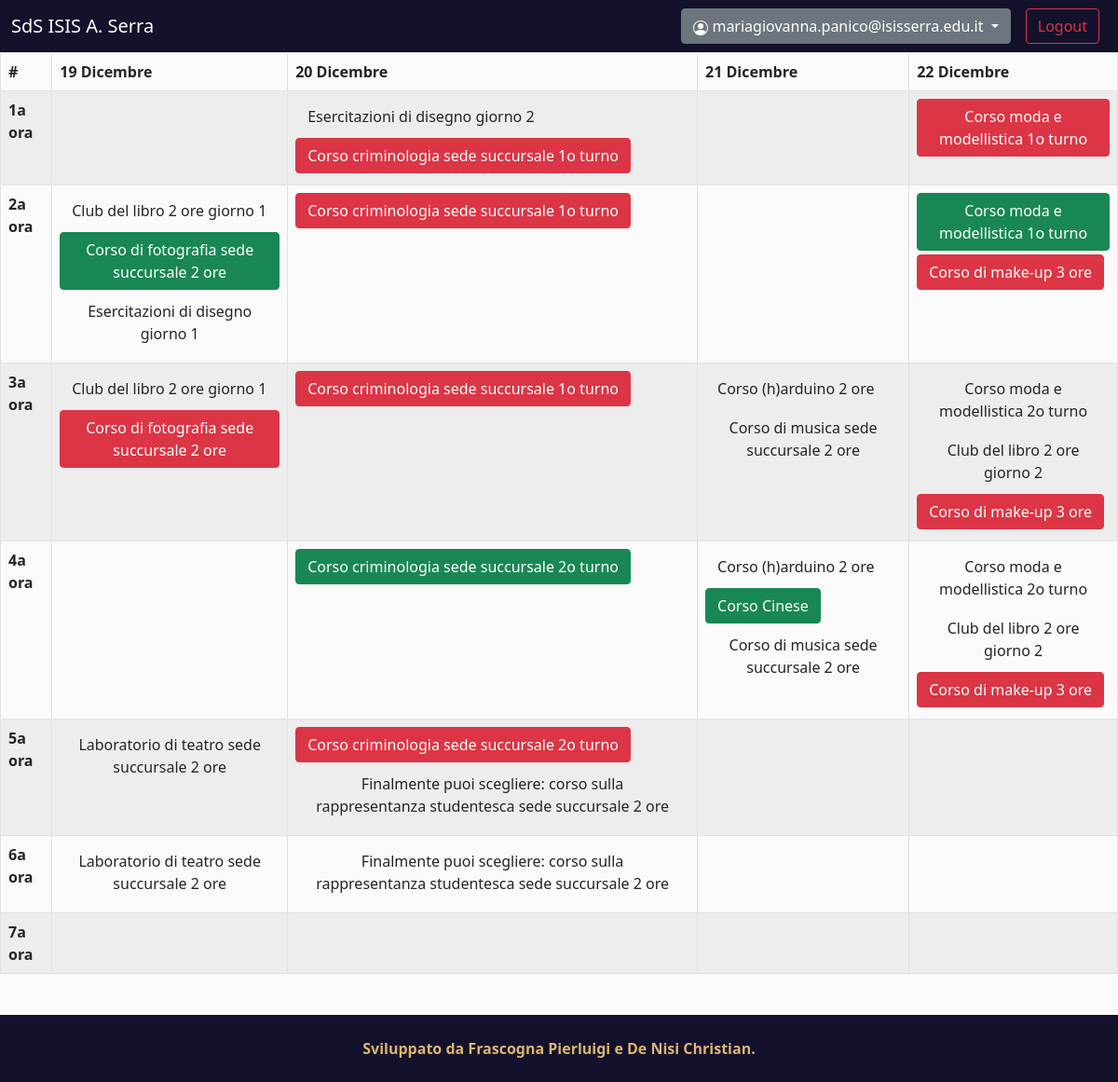
Screenshot of /attivita (signed in) with the database file from the repository.
### models.py (models this page shows, shortened)
class User(UserMixin, db.Model, Base):
    __tablename__ = "utenti"
    id = db.Column(db.Integer, primary_key=True)
    email = db.Column(db.String(80), nullable=False, unique=True)
    password = db.Column(db.String(80), nullable=False) # Password sha256(64)
    id_classe = db.Column(db.Integer, db.ForeignKey('classi.id'), nullable=False)
    classe = relationship("Classe", back_populates="utenti")
    utenti_attivita = relationship("ConjUA", back_populates="utente")

class ConjAO(db.Model, Base):
    __tablename__ = "attivita_orari"
    id = db.Column(db.Integer, primary_key=True)
    id_attivita = db.Column(db.Integer, db.ForeignKey('attivita.id'), nullable=False)
    id_orario = db.Column(db.Integer, db.ForeignKey('orari.id'), nullable=False)
    attivita = relationship("Attivita", back_populates="attivita_orari")
    orario = relationship("Orario", back_populates="attivita_orari")
    utenti_attivita = relationship("ConjUA", back_populates="attivita_orario")

class Attivita(db.Model, Base):
    __tablename__ = "attivita"
    id = db.Column(db.Integer, primary_key=True)
    id_aula = db.Column(db.Integer, db.ForeignKey('aule.id'), nullable=False)
    nome = db.Column(db.String(80), nullable=False, unique=True)
    descrizione = db.Column(db.String(100), nullable=False)
    responsabile = db.Column(db.String(50), nullable=False)
    num_iscritti = db.Column(db.Integer, nullable=False, default=0)
    aula = relationship("Aula", back_populates="attivita")
    attivita_orari = relationship("ConjAO", back_populates="attivita")

### views/dashboard.py (the view)
@dashboard.route("/attivita", methods=('GET', 'POST'))
@login_required
def activities():
    orario=[[[], [], [], [], [], [], []],
            [[], [], [], [], [], [], []],
            [[], [], [], [], [], [], []],
            [[], [], [], [], [], [], []]] # Chri mi spiace per l'ineleganza ma purtroppo dovevo necessariamente fare questa matrice perché sennò jinja impazziva
    giorni = {19:0, 20:1, 21:2, 22:3} # Dizionario che restituisce l'indice dei giorni della matrice in base al giorno del mese
    attivita_query = """SELECT orari.giorno, orari.ora, attivita_orari.id AS id_attivita, attivita.nome, attivita.descrizione, attivita.responsabile, attivita.num_iscritti, aule.denominazione AS nome_lab, aule.num_posti AS num_posti_aula
        FROM orari, attivita_orari, attivita, aule, classi, utenti
        WHERE orari.id=attivita_orari.id_orario
            AND attivita_orari.id_attivita=attivita.id
            AND attivita.id_aula=aule.id
            AND aule.centrale_succursale=classi.centrale_succursale
            AND classi.id=utenti.id_classe
            AND utenti.id=""" + "'" + str(current_user.id) + "'"
    attivita_result = execute_query(attivita_query).all() # Restituisce una tupla ([0]giornoDelMese,
    attivitaXutenti_query = """SELECT orari.giorno, orari.ora, attivita_orari.id AS id_attivita, attivita.nome, attivita.descrizione, attivita.responsabile, attivita.num_iscritti, aule.denominazione AS nome_lab, aule.num_posti AS num_posti_aula
        FROM orari, attivita, attivita_orari, utenti_attivita, utenti, aule
        WHERE orari.id=attivita_orari.id_orario
            AND aule.id=attivita.id_aula
            AND attivita.id=attivita_orari.id_attivita
            AND attivita_orari.id=utenti_attivita.id_attivita_orario
            AND utenti_attivita.id_utente=utenti.id
            AND utenti.id=""" + "'" + str(current_user.id) + "'"
    attivitaXutenti_result = execute_query(attivitaXutenti_query).all() # Restituisce una tupla ([0]giornoDelMese,
    for attivita in attivita_result:
        giorno = giorni[attivita[0]]
        ora = (attivita[1])-1
        subscribed = 0
        for utenti_attivita in attivitaXutenti_result:
            attId_attivita = (utenti_attivita[2])
            if attId_attivita == attivita[2]:
                subscribed = 1
        orario[giorno][ora].append({
            "id_attivita" : attivita[2],
            "nome_attivita" : attivita[3],
            "descrizione" : attivita[4],
            "responsabile" : attivita[5],
            "num_iscritti" : attivita[6],
            "nome_lab" : attivita[7],
            "num_posti" : attivita[8],
            "iscritto" : subscribed
        }) # Aggiunge l'attività al vettore
    return render_template("attivita.html", user=current_user.email, orario=orario)

### __init__.py (called while the page is built)
def create_app():
    app = Flask(__name__)
    login_manager = LoginManager()
    login_manager.login_view = 'auth.login'
    login_manager.init_app(app)
    app.config.from_object(Production)
    db.init_app(app)
    app.register_blueprint(main)
    app.register_blueprint(auth)
    app.register_blueprint(dashboard)
    @login_manager.user_loader
    def load_user(user_id):
        return User.query.get(int(user_id))
    return app

### models.py (called while the page is built)
def execute_query(sqlraw):
    db_conn = engine.create_engine("sqlite:////home/SettimanadelloStudenteSerra/settimana_dello_studente_serra/db.sqlite3")
    db_conn.connect()
    query_result = db_conn.execute(sqlraw)
    db_conn.connect().close
    return query_result

### templates/attivita.html (shortened to what this page needs)
{% extends 'default.html' %}
{% block content %}
    <link rel="stylesheet" href="/static/CSS/attivita.css">
    <div class="table-responsive">
        <table class="table table-bordered table-striped">
            <thead>
                <tr>
                    <th scope="col">#</th>
                    <th scope="col">19 Dicembre</th>
                    <th scope="col">20 Dicembre</th>
                    <th scope="col">21 Dicembre</th>
                    <th scope="col">22 Dicembre</th>
                </tr>
            </thead>
            <tbody>
                {% for row in range(7) %}
                    <tr>
                        <th scope="row">{{row+1}}a ora</th>
                        {% for col in range(4) %}
                            {% if orario[col][row] != 0 %}
                                <td scope="col">
                                    {% for attivita in orario[col][row] %}
                                        <button type="button" class="btn btn-outline mb-1 {{ 'btn-success' if attivita['iscritto'] else '' }} {{ 'btn-danger' if not attivita['iscritto'] and attivita['num_iscritti']>=attivita['num_posti'] else '' }}" data-bs-toggle="modal" data-bs-target="#activityModal"
                                            data-bs-id="{{ attivita['id_attivita'] }}"
                                            data-bs-nome="{{ attivita['nome_attivita'] }}"
                                            data-bs-descr="{{ attivita['descrizione'] }}"
                                            data-bs-resp="{{ attivita['responsabile'] }}"
                                            data-bs-aula="{{ attivita['nome_lab'] }}"
                                            data-bs-num_posti="{{ attivita['num_posti'] }}"
                                            data-bs-num_iscritti="{{ attivita['num_iscritti'] }}"
                                            data-bs-iscritto="{{ attivita['iscritto'] }}">
                                            {{ attivita["nome_attivita"] }}
                                        </button> <br>
                                    {% endfor %}
                                </td>
                            {% else %}
                                <td scope="col"></td>
                            {% endif %}
                        {% endfor %}
                    </tr>
                {% endfor %}
            </tbody>
        </table>
    </div>
{% endblock %}

### templates/default.html (shortened to what this page needs)
<!DOCTYPE html>
<html lang="it">
<head>
    <link rel="stylesheet" href="/static/CSS/bootstrap.min.css">
    <link rel="stylesheet" href="/static/CSS/default.css">
</head>
<body style="padding-bottom: 100px;">
    <nav class="navbar navbar-expand-lg navbar-dark navbar-custom">
        <div class="container-fluid">
            <a class="navbar-brand" href="{{ url_for('main.index') }}">
                SdS ISIS A. Serra
            </a>
            <div class="collapse navbar-collapse justify-content-end" id="navbarSupportedContent">
                <ul class="navbar-nav">
                    {% if user %}
                        <li class="nav-item">
                            <div class="dropdown mx-2">
                                <a class="btn btn-secondary dropdown-toggle" href="#" role="button" id="dropdownMenuLink" data-bs-toggle="dropdown" aria-expanded="false">
                                    {{ user }}
                                </a>
                            </div>
                        </li>
                        <li class="nav-item mbtn">
                            <div class="mbtn mx-2">
                                <a class="btn btn-outline-danger" href="{{ url_for('auth.logout') }}" role="button">Logout</a>
                            </div>
                        </li>
                    {% endif %}
                </ul>
            </div>
        </div>
    </nav>
    {% block content %}{% endblock %}
    <footer>
        <div class="footer-bottom">
            <p class="footer-bottom-text">
                <strong>Sviluppato da
                <a class="footer-bottom-text text-decoration-none" href="https://www.instagram.com/pierluigifrascogna/">
                    Frascogna Pierluigi
                </a>
                e
                <a class="footer-bottom-text text-decoration-none" href="https://www.instagram.com/_christiandenisi_/">
                    De Nisi Christian.
                </a></strong>
            </p>
        </div>
    </footer>
</body>
</html>

### static/CSS/default.css (style rules this page uses)
body { margin: 0; background-color: rgb(250, 250, 250); }
.navbar-custom { background-color: #13112b; }
footer { position: fixed; bottom: 0; left: 0; width: 100vw; height: 9vh; display: flex; justify-content: center; align-items: center; }
.footer-bottom { height: 100%; width: 100%; background-color: #13112b; display: flex; align-items: center; justify-content: center; padding-left: 10px; padding-right: 10px; }
.footer-bottom-text { padding: 0; margin: 0; color: #ddb575; }

### rows the page displays
User: email "mariagiovanna.panico@isisserra.edu.it"
ConjAO: nome_attivita "Esercitazioni di disegno giorno 2"
ConjAO: nome_attivita "Corso criminologia sede succursale 1o turno"
ConjAO: nome_attivita "Corso moda e modellistica 1o turno"
ConjAO: nome_attivita "Club del libro 2 ore giorno 1"
ConjAO: nome_attivita "Corso di fotografia sede succursale 2 ore"
ConjAO: nome_attivita "Esercitazioni di disegno giorno 1"
ConjAO: nome_attivita "Corso criminologia sede succursale 1o turno"
ConjAO: nome_attivita "Corso moda e modellistica 1o turno"
ConjAO: nome_attivita "Corso di make-up 3 ore"
ConjAO: nome_attivita "Club del libro 2 ore giorno 1"
ConjAO: nome_attivita "Corso di fotografia sede succursale 2 ore"
ConjAO: nome_attivita "Corso criminologia sede succursale 1o turno"
ConjAO: nome_attivita "Corso (h)arduino 2 ore"
ConjAO: nome_attivita "Corso di musica sede succursale 2 ore"
ConjAO: nome_attivita "Corso moda e modellistica 2o turno"
ConjAO: nome_attivita "Club del libro 2 ore giorno 2"
ConjAO: nome_attivita "Corso di make-up 3 ore"
ConjAO: nome_attivita "Corso criminologia sede succursale 2o turno"
ConjAO: nome_attivita "Corso (h)arduino 2 ore"
ConjAO: nome_attivita "Corso Cinese"
ConjAO: nome_attivita "Corso di musica sede succursale 2 ore"
ConjAO: nome_attivita "Corso moda e modellistica 2o turno"
ConjAO: nome_attivita "Club del libro 2 ore giorno 2"
ConjAO: nome_attivita "Corso di make-up 3 ore"
ConjAO: nome_attivita "Laboratorio di teatro sede succursale 2 ore"
ConjAO: nome_attivita "Corso criminologia sede succursale 2o turno"
ConjAO: nome_attivita "Finalmente puoi scegliere: corso sulla rappresentanza studentesca sede succursale 2 ore"
ConjAO: nome_attivita "Laboratorio di teatro sede succursale 2 ore"
ConjAO: nome_attivita "Finalmente puoi scegliere: corso sulla rappresentanza studentesca sede succursale 2 ore"

### other values shown
{{ row+1 }} "1" "2" "3" "4" "5" "6" "7"
